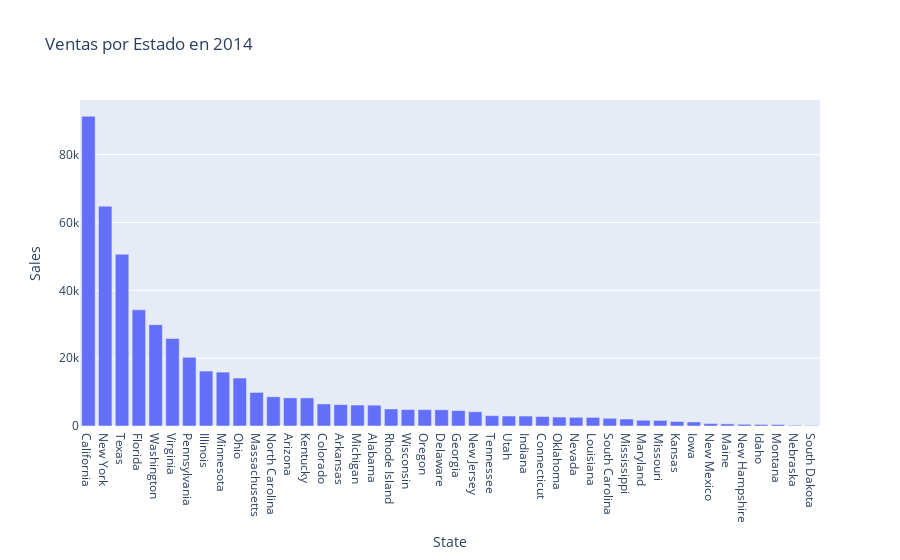

The notebook cell saved with this chart:
### Code cell
import plotly.express as px

fig = px.bar(df2014_sales.sort_values(by="Sales", ascending=False), 
             x="State", y="Sales", 
             barmode="stack", 
             title="Ventas por Estado en 2014")
fig

### Figure 1 — Plotly figure (JSON) as saved in the notebook; plotly's stock layout.template omitted (floating-point values rounded to 4 significant figures)
{"data": [{"alignmentgroup": "True", "hovertemplate": "State=%{x}<br>Sales=%{y}<extra></extra>", "legendgroup": "", "marker": {"color": "#636efa", "pattern": {"shape": ""}}, "name": "", "offsetgroup": "", "orientation": "v", "showlegend": false, "textposition": "auto", "type": "bar", "x": ["California", "New York", "Texas", "Florida", "Washington", "Virginia", "Pennsylvania", "Illinois", "Minnesota", "Ohio", "Massachusetts", "North Carolina", "Arizona", "Kentucky", "Colorado", "Arkansas", "Michigan", "Alabama", "Rhode Island", "Wisconsin", "Oregon", "Delaware", "Georgia", "New Jersey", "Tennessee", "Utah", "Indiana", "Connecticut", "Oklahoma", "Nevada", "Louisiana", "South Carolina", "Mississippi", "Maryland", "Missouri", "Kansas", "Iowa", "New Mexico", "Maine", "New Hampshire", "Idaho", "Montana", "Nebraska", "South Dakota"], "xaxis": "x", "y": [91300.0, 64790.0, 50630.0, 34250.0, 29870.0, 25800.0, 20250.0, 16200.0, 15880.0, 14130.0, 9900.0, 8621.0, 8295.0, 8280.0, 6502.0, 6303.0, 6172.0, 6139.0, 5016.0, 4848.0, 4808.0, 4786.0, 4540.0, 4192.0, 3052.0, 2944.0, 2937.0, 2794.0, 2639.0, 2561.0, 2535.0, 2271.0, 2055.0, 1701.0, 1648.0, 1320.0, 1191.0, 708.0, 617.1, 504.5, 465.2, 424.5, 210.0, 162.2], "yaxis": "y"}], "layout": {"barmode": "stack", "legend": {"tracegroupgap": 0}, "title": {"text": "Ventas por Estado en 2014"}, "xaxis": {"anchor": "y", "domain": [0, 1], "title": {"text": "State"}}, "yaxis": {"anchor": "x", "domain": [0, 1], "title": {"text": "Sales"}}}}
